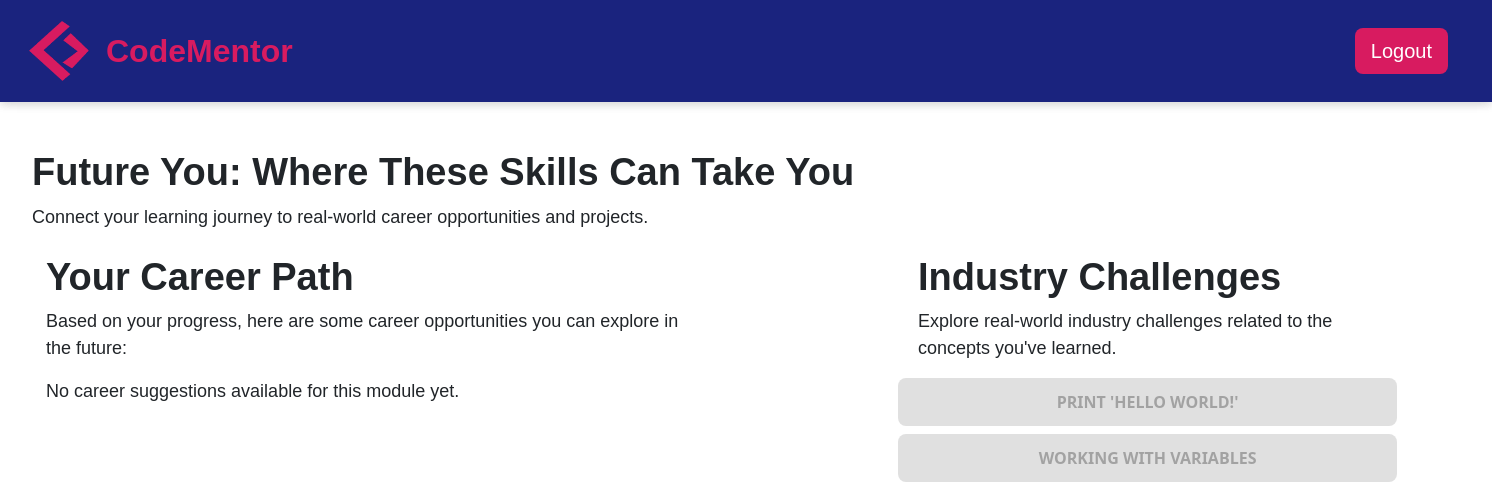
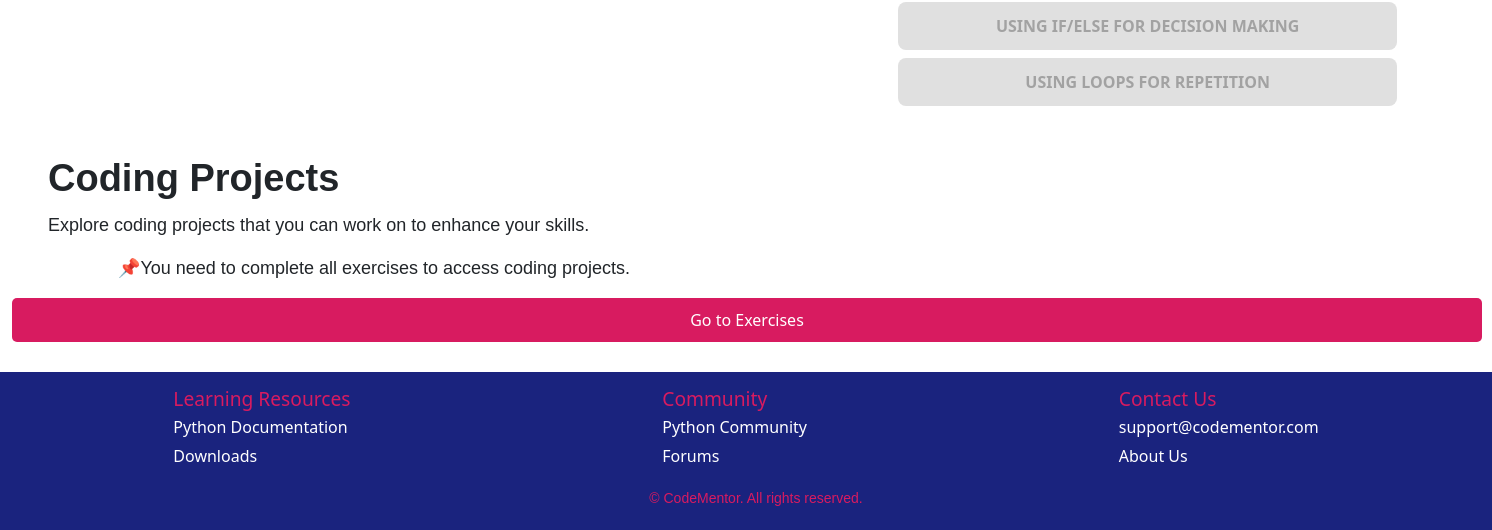
/future_you (signed in), run on an earlier commit of the app's database (2 pictures, top to bottom).
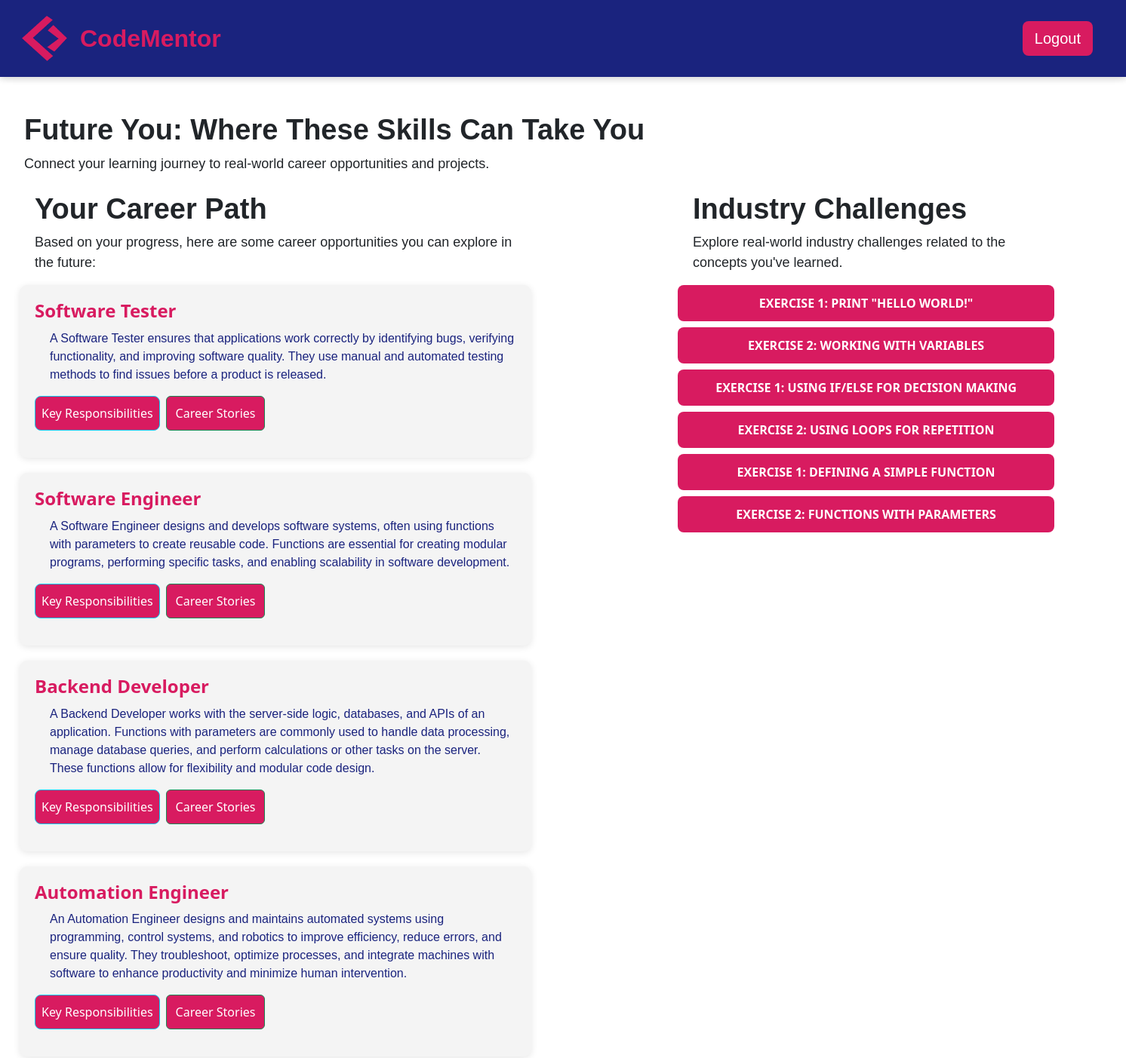
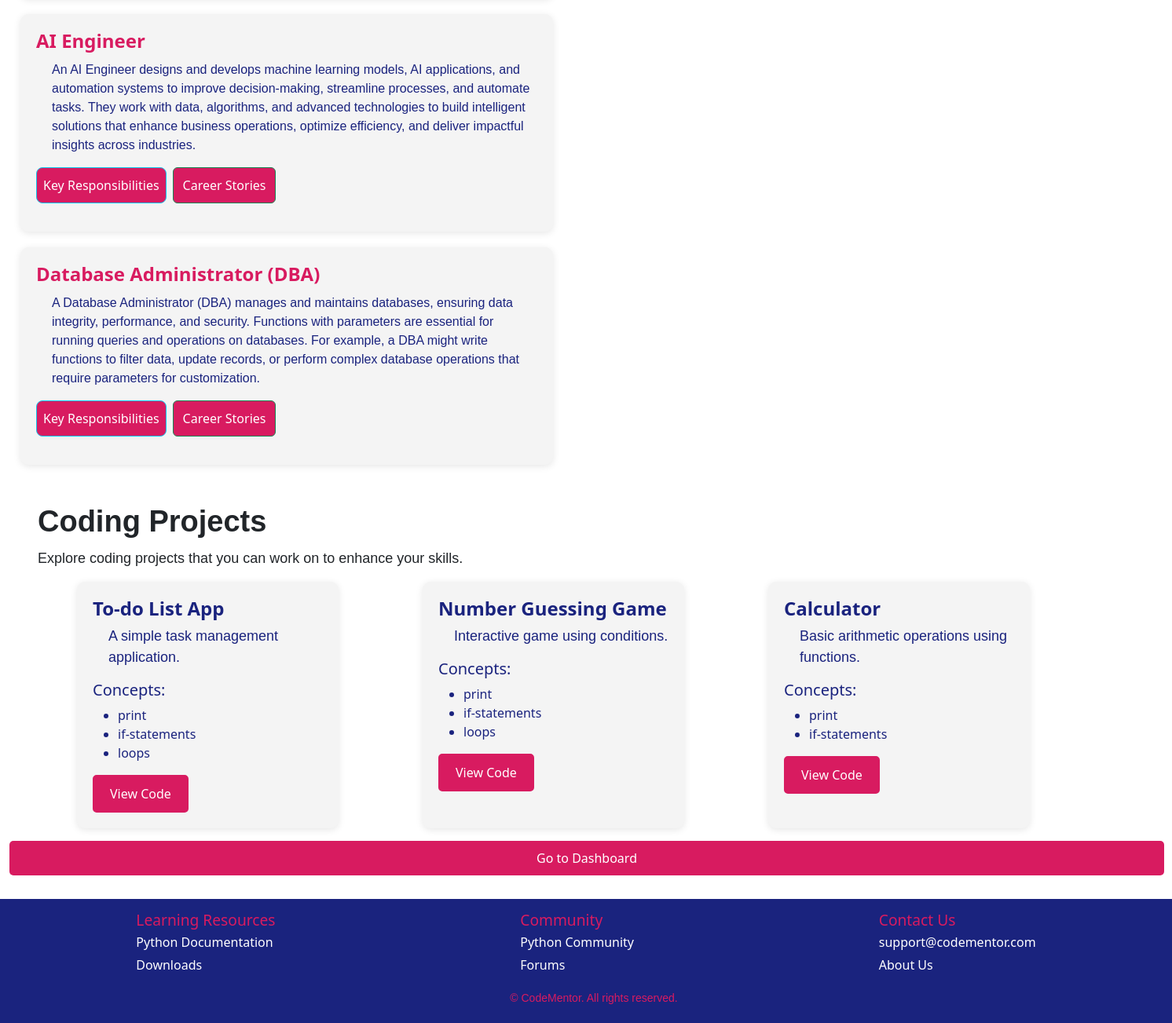
And on a later commit of the database (2 pictures, top to bottom).
### app.py (models this page shows, shortened)
class Exercise(db.Model):
    exerciseid = db.Column(db.Integer, primary_key=True)
    moduleid = db.Column(db.Integer, db.ForeignKey('module.moduleid'), nullable=False)
    title = db.Column(db.String(100), nullable=False)
    description = db.Column(db.Text, nullable=False)
    user_progress = db.relationship('UserExerciseProgress', backref='exercise', lazy=True)

class CareerSuggestions(db.Model):
    CSid = db.Column(db.Integer, primary_key=True)
    title = db.Column(db.String(100), nullable=False)
    description = db.Column(db.Text, nullable=False)
    exerciseid = db.Column(db.Integer, db.ForeignKey('exercise.exerciseid'), nullable=True)
    keyresponsibilities = db.Column(db.Text, nullable=True)
    exercise = db.relationship('Exercise', backref='career_suggestions', lazy=True)

### app.py (the view)
@app.route('/future_you', methods=['GET', 'POST'])
@login_required
def future_you():
    userid = current_user.userid
    user_module_progress = UserModuleProgress.query.filter_by(userid=userid).first()
    if user_module_progress:
        current_module_id = user_module_progress.moduleid
    else:
        current_module_id = None
    second_exercise_completed = check_if_second_exercise_completed(userid, current_module_id)
    exercises = Exercise.query.all()
    completed_exercises = UserExerciseProgress.query.filter_by(userid=userid, status='completed').all()
    career_suggestions = []
    seen_exercise_ids = set()
    for completed_exercise in completed_exercises:
        exercise = Exercise.query.get(completed_exercise.exerciseid)
        if exercise and completed_exercise.status == 'completed' and completed_exercise.exerciseid not in seen_exercise_ids:
            suggestions = CareerSuggestions.query.filter_by(exerciseid=exercise.exerciseid).all()
            career_suggestions.extend(suggestions)
            seen_exercise_ids.add(completed_exercise.exerciseid)
    completed_exercise_ids = {ex.exerciseid for ex in completed_exercises}
    exercises_with_status = []
    for exercise in exercises:
        exercises_with_status.append({
            'exerciseid': exercise.exerciseid,
            'title': exercise.title,
            'is_completed': exercise.exerciseid in completed_exercise_ids
        })
    if request.method == 'POST':
        if second_exercise_completed:
            return redirect(url_for('dashboard'))
        else:
            return redirect(url_for('exercises', module_id=current_module_id))
    all_exercises_completed = len(completed_exercise_ids) == len(exercises)
    coding_projects = []
    if all_exercises_completed:
        coding_projects = [
            {
                "id": 1,
                "title": "To-do List App",
                "description": "A simple task management application.",
                "concepts": ["print", "if-statements", "loops"],
                "demoCode": '''
    # Simple Todo List
    tasks = []

    def add_task(task):
        tasks.append(task)
        print(f"Added task: {task}")

    def list_tasks():
        if len(tasks) == 0:
            print("No tasks!")
            return
        print("Your tasks:")
        for i, task in enumerate(tasks):
            print(f"{i + 1}. {task}")

    add_task("Learn Python")
    add_task("Build projects")
    list_tasks()
                '''
            },
            {
                "id": 2,
                "title": "Number Guessing Game",
                "description": "Interactive game using conditions.",
                "concepts": ["print", "if-statements", "loops"],
                "demoCode": '''
    # Number Guessing Game
    secret = 7
    guess = None

    while guess != secret:
        guess = int(input("Guess the number: "))
        if guess < secret:
            print("Too low!")
        elif guess > secret:
            print("Too high!")
        else:
            print("You got it!")
                '''
            },
            {
                "id": 3,
                "title": "Calculator",
                "description": "Basic arithmetic operations using functions.",
                "concepts": ["print", "if-statements"],
                "demoCode": '''
    # Simple Calculator
    def calculate(a, b, op):
        if op == '+':
            print(f"{a} + {b} = {a + b}")
        elif op == '-':
            print(f"{a} - {b} = {a - b}")
        elif op == '*':
            print(f"{a} * {b} = {a * b}")
        elif op == '/':
            print(f"{a} / {b} = {a / b}")
        else:
            print("Unsupported operation")

    calculate(5, 3, '+')
    calculate(10, 4, '*')
                '''
            }
        ]
    return render_template('future_you.html',
                           second_exercise_completed=second_exercise_completed,
                           career_suggestions=career_suggestions,
                           exercises_with_status=exercises_with_status,
                           coding_projects=coding_projects,
                           all_exercises_completed=all_exercises_completed)

### app.py (called while the page is built)
@login_manager.user_loader
def load_user(userid):
    return User.query.get(int(userid))

def check_if_second_exercise_completed(userid, module_id):
    second_exercise = Exercise.query.filter_by(moduleid=module_id).order_by(Exercise.exerciseid).offset(1).first()  # This grabs the second exercise based on the module
    if second_exercise:
        user_progress = UserExerciseProgress.query.filter_by(userid=userid, exerciseid=second_exercise.exerciseid).first()
        return user_progress is not None and user_progress.status == 'completed'
    return False

### templates/future_you.html (shortened to what the changed rows need)
{% extends 'base.html' %}
{% block content %}
    <div class="intro">
        <h1>Future You: Where These Skills Can Take You</h1>
    </div>
<section class="future-you-section">
    <div class="container mt-4">
        <div class="row">
            <div class="col-md-8">
                <div style="max-width: 80%;">
                <h1 class="text-left">Your Career Path</h1>
                </div>
                <div class="career-path-boxes-container">
                    {% if career_suggestions %}
                    <div class="career-paths-container">
                        {% for career in career_suggestions %}
                            <div class="career-path-box">
                                <h3 class="career-title">{{ career.title }}</h3>
                                <p class="career-description" >{{ career.description | safe }}</p>
                                <div class="d-flex gap-2">
                                    <button class="btn btn-info learn-more-btn" data-csid="{{ career.CSid }}">Key Responsibilities</button>
                                    <button class="btn btn-success career-stories-btn" data-csid="{{ career.CSid }}">Career Stories</button>
                                </div>
                            </div>
                        {% endfor %}
                    </div>
                    {% else %}
                        <p>No career suggestions available for this module yet.</p>
                    {% endif %}
                </div>
            </div>
            <div class="col-md-4">
                <div class="industry-challenges">
                    <h1>Industry Challenges</h1>
                    <div class="d-grid gap-2">
                        {% for exercise in exercises_with_status %}
                            <button class="industry btn-primary"
                                {% if not exercise.is_completed %} disabled {% endif %}
                                    data-url="{{ url_for('industry_challenges', exercise_id=exercise.exerciseid) }}">
                                {{ exercise.title }}
                            </button>
                        {% endfor %}
                    </div>
                </div>
            </div>
        </div>
        <h1 style="margin-left: -50px; margin-top: 50px;">Coding Projects</h1>
        <p style="margin-left: -50px; margin-top: 10px;">Explore coding projects that you can work on to enhance your skills.</p>
        {% if all_exercises_completed %}
            <div class="row">
                {% for project in coding_projects %}
                <div class="col-md-4 mb-3">
                    <div class="card h-100">
                        <div class="card-body">
                            <h4 class="card-title"><strong>{{ project.title }}</strong></h4>
                            <p class="card-text">{{ project.description }}</p>
                            <h5 style="color: #1a237e">Concepts:</h5>
                            <ul>
                                {% for concept in project.concepts %}
                                    <li>{{ concept }}</li>
                                {% endfor %}
                            </ul>
                            <button class="btn vcode toggle-code-btn" data-id="project-{{ project.id }}">View Code</button>
                        </div>
                    </div>
                </div>
                {% endfor %}
            </div>
        {% else %}
            <p>📌You need to complete all exercises to access coding projects.</p>
        {% endif %}
    </div>
    {% if second_exercise_completed %}
        <form method="POST">
            <button type="submit" class="btn btn-custom">Go to Dashboard</button>
        </form>
    {% else %}
        <form method="POST">
            <button type="submit" class="btn btn-custom">Go to Exercises</button>
        </form>
    {% endif %}
</section>
{% endblock %}

What changed in the data, as far as the page shows it:
now on this page (row edited): CareerSuggestions: title "Software Tester", description "A Software Tester ensures that applications work correctly by identifying bugs, verifying functionality, and improving software quality. They use manual and automated testing methods to find issues before a product is released."
added CareerSuggestions: title "Software Engineer", description "A Software Engineer designs and develops software systems, often using functions with parameters to create reusable code. Functions are essential for creating modular programs, performing specific tasks, and enabling scalability in software development."
added CareerSuggestions: title "Backend Developer", description "A Backend Developer works with the server-side logic, databases, and APIs of an application. Functions with parameters are commonly used to handle data processing, manage database queries, and perform calculations or other tasks on the server. These functions allow for flexibility and modular code design."
added CareerSuggestions: title "Automation Engineer", description "An Automation Engineer designs and maintains automated systems using programming, control systems, and robotics to improve efficiency, reduce errors, and ensure quality. They troubleshoot, optimize processes, and integrate machines with software to enhance productivity and minimize human intervention."
added CareerSuggestions: title "AI Engineer", description "An AI Engineer designs and develops machine learning models, AI applications, and automation systems to improve decision-making, streamline processes, and automate tasks. They work with data, algorithms, and advanced technologies to build intelligent solutions that enhance business operations, optimize efficiency, and deliver impactful insights across industries."
added CareerSuggestions: title "Database Administrator (DBA)", description "A Database Administrator (DBA) manages and maintains databases, ensuring data integrity, performance, and security. Functions with parameters are essential for running queries and operations on databases. For example, a DBA might write functions to filter data, update records, or perform complex database operations that require parameters for customization."
changed Exercise: title "PRINT 'HELLO WORLD!'" → "EXERCISE 1: PRINT \"HELLO WORLD!\""
changed Exercise: title "WORKING WITH VARIABLES" → "EXERCISE 2: WORKING WITH VARIABLES"
changed Exercise: title "USING IF/ELSE FOR DECISION MAKING" → "EXERCISE 1: USING IF/ELSE FOR DECISION MAKING"
changed Exercise: title "USING LOOPS FOR REPETITION" → "EXERCISE 2: USING LOOPS FOR REPETITION"
added Exercise: title "EXERCISE 1: DEFINING A SIMPLE FUNCTION"
added Exercise: title "EXERCISE 2: FUNCTIONS WITH PARAMETERS"
Also different on the page:
new list line: "To-do List App A simple task management application. Concepts: print if-statements loops View Code"
new list line: "Number Guessing Game Interactive game using conditions. Concepts: print if-statements loops View Code"
new list line: "Calculator Basic arithmetic operations using functions. Concepts: print if-statements View Code"
text no longer shown: "No career suggestions available for this module yet. 📌You need to complete all exercises to access coding projects. Go to Exercises"
text now shown: "Go to Dashboard"
